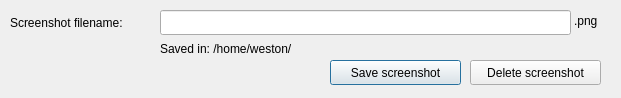
<?xml version="1.0" encoding="UTF-8"?>
<ui version="4.0">
 <class>RenameScreenshotWindow</class>
 <widget class="QWidget" name="RenameScreenshotWindow">
  <property name="windowModality">
   <enum>Qt::ApplicationModal</enum>
  </property>
  <property name="geometry">
   <rect>
    <x>0</x>
    <y>0</y>
    <width>621</width>
    <height>98</height>
   </rect>
  </property>
  <property name="windowTitle">
   <string>Save screenshot</string>
  </property>
  <widget class="QLineEdit" name="filenameEdit">
   <property name="geometry">
    <rect>
     <x>160</x>
     <y>10</y>
     <width>411</width>
     <height>25</height>
    </rect>
   </property>
  </widget>
  <widget class="QLabel" name="filenameLabel">
   <property name="geometry">
    <rect>
     <x>10</x>
     <y>14</y>
     <width>151</width>
     <height>17</height>
    </rect>
   </property>
   <property name="text">
    <string>Screenshot filename:</string>
   </property>
  </widget>
  <widget class="QLabel" name="locationLabel">
   <property name="geometry">
    <rect>
     <x>160</x>
     <y>40</y>
     <width>181</width>
     <height>17</height>
    </rect>
   </property>
   <property name="text">
    <string>Saved in: /home/weston/</string>
   </property>
  </widget>
  <widget class="QPushButton" name="savePushButton">
   <property name="geometry">
    <rect>
     <x>330</x>
     <y>60</y>
     <width>131</width>
     <height>25</height>
    </rect>
   </property>
   <property name="text">
    <string>Save screenshot</string>
   </property>
   <property name="default">
    <bool>true</bool>
   </property>
  </widget>
  <widget class="QPushButton" name="deletePushButton">
   <property name="geometry">
    <rect>
     <x>470</x>
     <y>60</y>
     <width>131</width>
     <height>25</height>
    </rect>
   </property>
   <property name="text">
    <string>Delete screenshot</string>
   </property>
  </widget>
  <widget class="QLabel" name="extensionLabel">
   <property name="geometry">
    <rect>
     <x>574</x>
     <y>12</y>
     <width>41</width>
     <height>17</height>
    </rect>
   </property>
   <property name="text">
    <string>.png</string>
   </property>
  </widget>
 </widget>
 <resources/>
 <connections/>
</ui>
